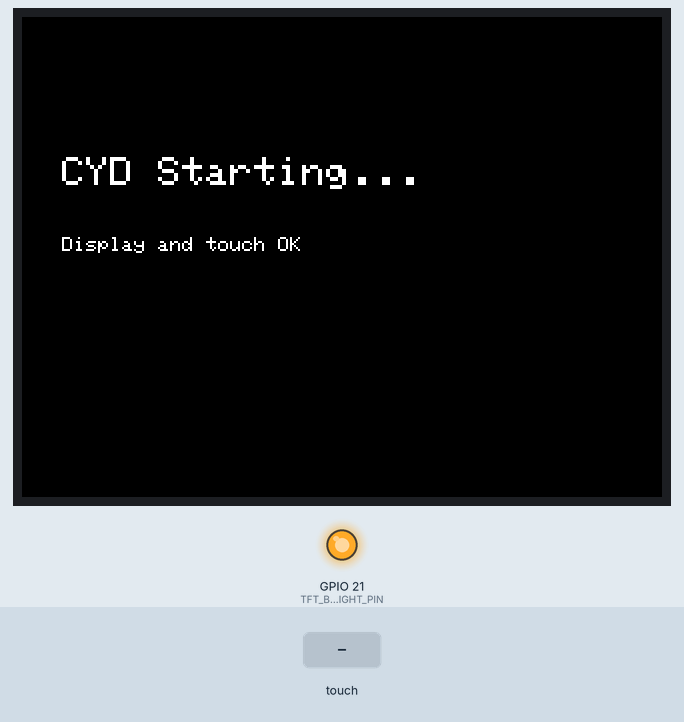
Recording of a sketch running on a simulated ESP32. Shown: 320×240 colour display, output pins drawn as LEDs (lit = HIGH). The inputs (shaded band) are chosen by the test bench. WiFi joins after 1.5 s; servers stay silent unless stated; EEPROM starts erased; what the sketch prints to the serial monitor is not drawn.

Above: at 1.3 s.
At 6.0 s:
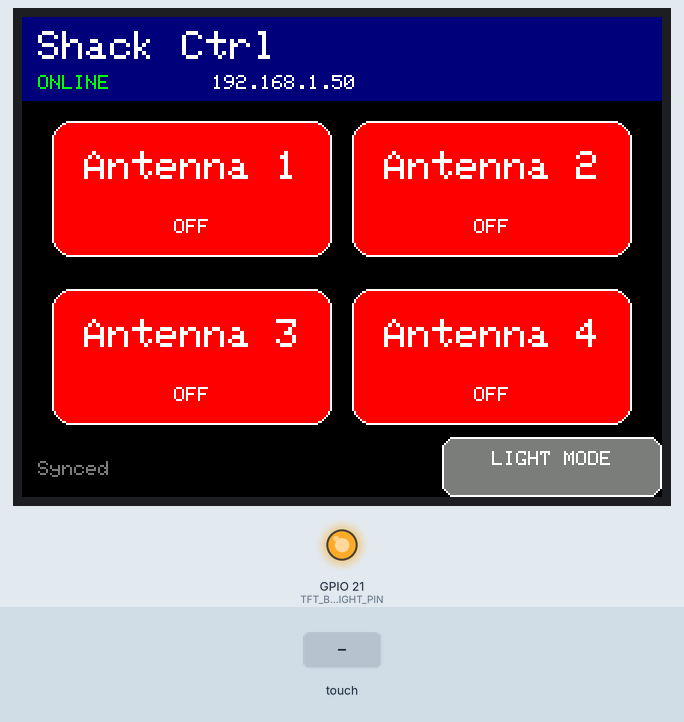
6.1 s: touch panel pressed at 38 % / 50 % of its raw x / y range
7.6 s: touch panel pressed at 87 % / 90 % of its raw x / y range
At 8.7 s:
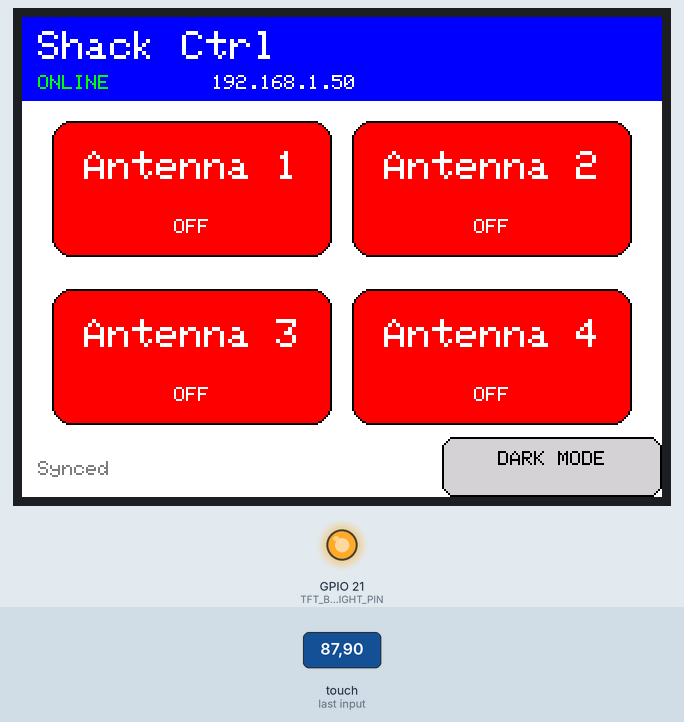
9.3 s: touch panel pressed at 62 % / 50 % of its raw x / y range
10.8 s: touch panel pressed at 87 % / 90 % of its raw x / y range
At 10.93 s:
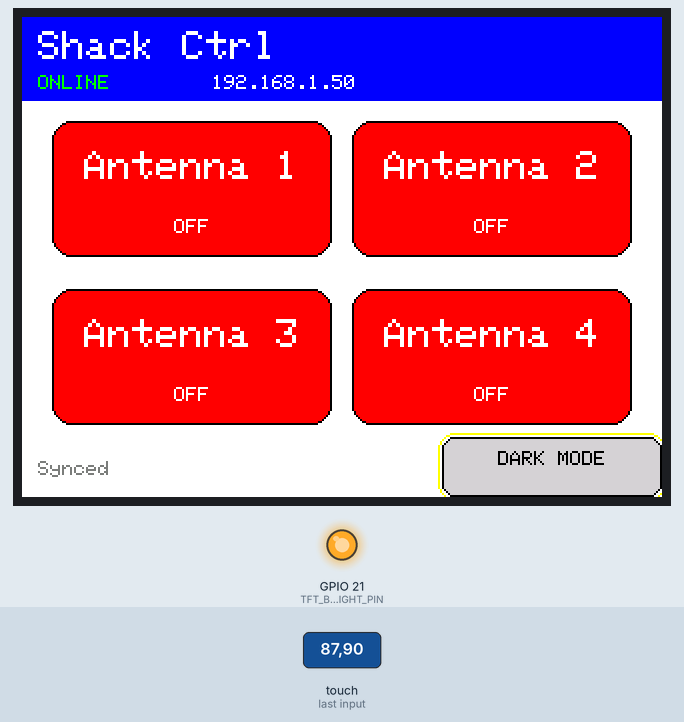
12.5 s: touch panel pressed at 87 % / 50 % of its raw x / y range
Timing chart, 0 to 15.0 s (numbered marks = the images above; inputs shaded):
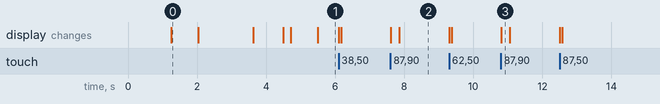

Measured:
- after the input at 7.6 s, the display: first changes at once (image 2 shows a later state)
- after the input at 10.8 s, the display: changes at once (image 3)
- what the display in image 0 shows lasts 0.8 s, from 1.2 s to 2.0 s

The sketch:

ShackController.ino
```cpp
#include <WiFi.h>
#include <ArduinoJson.h>
#include <ArduinoWebsockets.h>
#include <TFT_eSPI.h>
#include <XPT2046_Touchscreen.h>
#include <SPI.h>
#include <Preferences.h>

using namespace websockets;

// =====================================================
// Wi-Fi / Antenna Switch ESP Settings
// =====================================================

const char* WIFI_SSID = "YOUR_WIFI_NAME";
const char* WIFI_PASSWORD = "YOUR_WIFI_PASSWORD";

// IP address of the ESP running the TechMinds antenna switch code
const char* SWITCH_HOST = "192.168.1.50";
const uint16_t SWITCH_PORT = 80;

// =====================================================
// CYD Hardware Pins
// ESP32-2432S028
// Display handled by TFT_eSPI User_Setup.h
// Touch handled here
// =====================================================

#define TFT_BACKLIGHT_PIN 21

#define TOUCH_CS   33
#define TOUCH_IRQ  36
#define TOUCH_MOSI 32
#define TOUCH_MISO 39
#define TOUCH_CLK  25

// Calibrated touch values from your board
#define RAW_X_MIN 588
#define RAW_X_MAX 3512
#define RAW_Y_MIN 848
#define RAW_Y_MAX 3429

// =====================================================
// Objects
// =====================================================

TFT_eSPI tft = TFT_eSPI();

SPIClass touchSPI = SPIClass(VSPI);
XPT2046_Touchscreen touch(TOUCH_CS, TOUCH_IRQ);

WebsocketsClient wsClient;
Preferences prefs;

// =====================================================
// App State
// =====================================================

String buttonNames[4] = {
  "Antenna 1",
  "Antenna 2",
  "Antenna 3",
  "Antenna 4"
};

String lastDrawnButtonNames[4] = {
  "",
  "",
  "",
  ""
};

bool buttonStates[4] = {
  false,
  false,
  false,
  false
};

bool lastDrawnButtonStates[4] = {
  true,
  true,
  true,
  true
};

bool wifiConnected = false;
bool websocketConnected = false;

bool lastDrawnWifiConnected = false;
bool lastDrawnWebsocketConnected = false;

bool darkTheme = true;
bool lastDrawnDarkTheme = false;

unsigned long lastReconnectAttempt = 0;
unsigned long lastTouchTime = 0;
unsigned long lastFooterUpdate = 0;

// =====================================================
// Colors
// =====================================================

uint16_t colorBackground;
uint16_t colorHeader;
uint16_t colorHeaderText;
uint16_t colorText;
uint16_t colorSubText;
uint16_t colorBorder;
uint16_t colorButtonOn;
uint16_t colorButtonOff;
uint16_t colorButtonText;
uint16_t colorFooterBg;
uint16_t colorThemeButton;
uint16_t colorThemeButtonText;

// =====================================================
// Button Layout - 320x240 Landscape
// =====================================================

struct ButtonArea {
  int x;
  int y;
  int w;
  int h;
};

ButtonArea antennaButtons[4] = {
  {  15,  52, 140, 68 },
  { 165,  52, 140, 68 },
  {  15, 136, 140, 68 },
  { 165, 136, 140, 68 }
};

ButtonArea themeButton = { 210, 210, 110, 30 };
// =====================================================
// Utility
// =====================================================

String getWebSocketURL() {
  return "ws://" + String(SWITCH_HOST) + ":" + String(SWITCH_PORT) + "/ws";
}

String trimLabel(String label, int maxLen) {
  label.trim();

  if (label.length() <= maxLen) {
    return label;
  }

  return label.substring(0, maxLen);
}

void applyThemeColors() {
  if (darkTheme) {
    colorBackground = TFT_BLACK;
    colorHeader = TFT_NAVY;
    colorHeaderText = TFT_WHITE;
    colorText = TFT_WHITE;
    colorSubText = TFT_DARKGREY;
    colorBorder = TFT_WHITE;
    colorButtonOn = TFT_GREEN;
    colorButtonOff = TFT_RED;
    colorButtonText = TFT_WHITE;
    colorFooterBg = TFT_BLACK;
    colorThemeButton = TFT_DARKGREY;
    colorThemeButtonText = TFT_WHITE;
  } else {
    colorBackground = TFT_WHITE;
    colorHeader = TFT_BLUE;
    colorHeaderText = TFT_WHITE;
    colorText = TFT_BLACK;
    colorSubText = TFT_DARKGREY;
    colorBorder = TFT_BLACK;
    colorButtonOn = TFT_GREEN;
    colorButtonOff = TFT_RED;
    colorButtonText = TFT_WHITE;
    colorFooterBg = TFT_WHITE;
    colorThemeButton = TFT_LIGHTGREY;
    colorThemeButtonText = TFT_BLACK;
  }
}

void forceFullRedrawMarkers() {
  for (int i = 0; i < 4; i++) {
    lastDrawnButtonNames[i] = "";
    lastDrawnButtonStates[i] = !buttonStates[i];
  }

  lastDrawnWifiConnected = !wifiConnected;
  lastDrawnWebsocketConnected = !websocketConnected;
  lastDrawnDarkTheme = !darkTheme;
}

// =====================================================
// Display Functions
// =====================================================

void drawBootScreen(const char* message1, const char* message2 = "") {
  applyThemeColors();

  tft.fillScreen(colorBackground);

  tft.setTextColor(colorText, colorBackground);
  tft.setTextSize(2);

  tft.setCursor(20, 70);
  tft.print(message1);

  if (strlen(message2) > 0) {
    tft.setTextSize(1);
    tft.setCursor(20, 110);
    tft.print(message2);
  }
}

void drawThemeButton() {
  tft.fillRoundRect(
    themeButton.x,
    themeButton.y,
    themeButton.w,
    themeButton.h,
    6,
    colorThemeButton
  );

  tft.drawRoundRect(
    themeButton.x,
    themeButton.y,
    themeButton.w,
    themeButton.h,
    6,
    colorBorder
  );

  tft.setTextColor(colorThemeButtonText, colorThemeButton);
  tft.setTextSize(1);

  String label = darkTheme ? "LIGHT MODE" : "DARK MODE";
  int textWidth = label.length() * 6;
  int textX = themeButton.x + ((themeButton.w - textWidth) / 2);
  int textY = themeButton.y + 7;

  tft.setCursor(textX, textY);
  tft.print(label);
}

void drawHeader(bool force = false) {
  if (!force &&
      lastDrawnWifiConnected == wifiConnected &&
      lastDrawnWebsocketConnected == websocketConnected &&
      lastDrawnDarkTheme == darkTheme) {
    return;
  }

  tft.fillRect(0, 0, 320, 42, colorHeader);

  tft.setTextColor(colorHeaderText, colorHeader);
  tft.setTextSize(2);
  tft.setCursor(8, 7);
  tft.print("Shack Ctrl");

  tft.setTextSize(1);
  tft.setCursor(8, 29);

  if (wifiConnected && websocketConnected) {
    tft.setTextColor(TFT_GREEN, colorHeader);
    tft.print("ONLINE");
  } else if (wifiConnected && !websocketConnected) {
    tft.setTextColor(TFT_YELLOW, colorHeader);
    tft.print("NO WEBSOCKET");
  } else {
    tft.setTextColor(TFT_RED, colorHeader);
    tft.print("NO WIFI");
  }

  tft.setTextColor(colorHeaderText, colorHeader);
  tft.setCursor(95, 29);

  if (wifiConnected) {
    tft.print(WiFi.localIP());
  } else {
    tft.print("Disconnected");
  }

  lastDrawnWifiConnected = wifiConnected;
  lastDrawnWebsocketConnected = websocketConnected;
  lastDrawnDarkTheme = darkTheme;
}

void drawFooter(bool force = false) {
  if (!force && millis() - lastFooterUpdate < 1000) {
    return;
  }

  lastFooterUpdate = millis();

  tft.fillRect(0, 210, 320, 30, colorFooterBg);

  tft.setTextSize(1);

  if (wifiConnected && websocketConnected) {
    tft.setTextColor(colorSubText, colorFooterBg);
    tft.setCursor(8, 222);
    tft.print("Synced");
  } else if (wifiConnected) {
    tft.setTextColor(TFT_YELLOW, colorFooterBg);
    tft.setCursor(8, 222);
    tft.print("WS reconnect...");
  } else {
    tft.setTextColor(TFT_RED, colorFooterBg);
    tft.setCursor(8, 222);
    tft.print("WiFi reconnect...");
  }

  drawThemeButton();
}

void drawButton(int index, bool force = false) {
  if (index < 0 || index > 3) {
    return;
  }

  if (!force &&
      lastDrawnButtonNames[index] == buttonNames[index] &&
      lastDrawnButtonStates[index] == buttonStates[index]) {
    return;
  }

  ButtonArea b = antennaButtons[index];

  uint16_t fillColor = buttonStates[index] ? colorButtonOn : colorButtonOff;

  tft.fillRoundRect(b.x, b.y, b.w, b.h, 10, fillColor);
  tft.drawRoundRect(b.x, b.y, b.w, b.h, 10, colorBorder);

  String label = trimLabel(buttonNames[index], 12);

  tft.setTextColor(colorButtonText, fillColor);
  tft.setTextSize(2);

  int textWidth = label.length() * 12;
  int textX = b.x + ((b.w - textWidth) / 2);
  int textY = b.y + 15;

  if (textX < b.x + 5) {
    textX = b.x + 5;
  }

  tft.setCursor(textX, textY);
  tft.print(label);

  tft.setTextSize(1);

  String statusText = buttonStates[index] ? "SELECTED" : "OFF";
  int statusWidth = statusText.length() * 6;
  int statusX = b.x + ((b.w - statusWidth) / 2);

  tft.setCursor(statusX, b.y + 49);
  tft.print(statusText);

  lastDrawnButtonNames[index] = buttonNames[index];
  lastDrawnButtonStates[index] = buttonStates[index];
}

void drawStaticBackground() {
  applyThemeColors();

  tft.fillScreen(colorBackground);

  drawHeader(true);

  for (int i = 0; i < 4; i++) {
    drawButton(i, true);
  }

  drawFooter(true);
}

void updateChangedUI() {
  drawHeader(false);

  for (int i = 0; i < 4; i++) {
    drawButton(i, false);
  }

  drawFooter(false);
}

void flashButtonBorder(int index) {
  if (index < 0 || index > 3) {
    return;
  }

  ButtonArea b = antennaButtons[index];

  tft.drawRoundRect(b.x - 2, b.y - 2, b.w + 4, b.h + 4, 12, TFT_YELLOW);
  delay(60);
  tft.drawRoundRect(b.x - 2, b.y - 2, b.w + 4, b.h + 4, 12, colorBackground);
  drawButton(index, true);
}

void flashThemeButton() {
  tft.drawRoundRect(
    themeButton.x - 2,
    themeButton.y - 2,
    themeButton.w + 4,
    themeButton.h + 4,
    8,
    TFT_YELLOW
  );
  delay(80);
}

void toggleTheme() {
  Serial.println("Theme button detected");
  Serial.println("Toggling theme...");

  flashThemeButton();

  darkTheme = !darkTheme;
  prefs.putBool("darkTheme", darkTheme);

  Serial.print("New theme: ");
  Serial.println(darkTheme ? "DARK" : "LIGHT");

  applyThemeColors();
  forceFullRedrawMarkers();
  drawStaticBackground();
}

// =====================================================
// Touch Functions
// =====================================================

bool getTouchXY(int &screenX, int &screenY) {
  if (!touch.touched()) {
    return false;
  }

  TS_Point p = touch.getPoint();

  screenX = map(p.x, RAW_X_MIN, RAW_X_MAX, 0, 320);
  screenY = map(p.y, RAW_Y_MIN, RAW_Y_MAX, 0, 240);

  screenX = constrain(screenX, 0, 319);
  screenY = constrain(screenY, 0, 239);

  return true;
}

bool pointInArea(int x, int y, ButtonArea area) {
  return x >= area.x &&
         x <= area.x + area.w &&
         y >= area.y &&
         y <= area.y + area.h;
}

int getTouchedAntennaButton(int x, int y) {
  for (int i = 0; i < 4; i++) {
    if (pointInArea(x, y, antennaButtons[i])) {
      return i;
    }
  }

  return -1;
}

// =====================================================
// WebSocket / JSON Functions
// =====================================================

void parseSwitchUpdate(String payload) {
  Serial.print("WebSocket RX: ");
  Serial.println(payload);

  StaticJsonDocument<1024> doc;
  DeserializationError error = deserializeJson(doc, payload);

  if (error) {
    Serial.print("JSON parse error: ");
    Serial.println(error.c_str());
    return;
  }

  bool changed = false;

  if (doc.containsKey("states")) {
    JsonArray states = doc["states"].as<JsonArray>();

    for (int i = 0; i < 4; i++) {
      if (!states[i].isNull()) {
        bool newState = states[i].as<bool>();

        if (buttonStates[i] != newState) {
          buttonStates[i] = newState;
          changed = true;
        }
      }
    }
  }

  if (doc.containsKey("names")) {
    JsonArray names = doc["names"].as<JsonArray>();

    for (int i = 0; i < 4; i++) {
      if (!names[i].isNull()) {
        String newName = names[i].as<String>();

        if (buttonNames[i] != newName) {
          buttonNames[i] = newName;
          changed = true;
        }
      }
    }
  }

  if (changed) {
    updateChangedUI();
  }
}

void sendToggleCommand(int id) {
  if (!websocketConnected) {
    Serial.println("Cannot toggle: WebSocket not connected");
    drawFooter(true);
    return;
  }

  if (id < 0 || id > 3) {
    return;
  }

  StaticJsonDocument<128> doc;
  doc["action"] = "toggle";
  doc["id"] = id;

  String message;
  serializeJson(doc, message);

  Serial.print("WebSocket TX: ");
  Serial.println(message);

  wsClient.send(message);
}

void connectWebSocket() {
  if (WiFi.status() != WL_CONNECTED) {
    websocketConnected = false;
    updateChangedUI();
    return;
  }

  String url = "ws://" + String(SWITCH_HOST) + ":" + String(SWITCH_PORT) + "/ws";

  Serial.print("Connecting WebSocket: ");
  Serial.println(url);

  bool result = wsClient.connect(url);

  if (result) {
    websocketConnected = true;
    Serial.println("WebSocket connected");
  } else {
    websocketConnected = false;
    Serial.println("WebSocket connection failed");
  }

  updateChangedUI();
}

// =====================================================
// Wi-Fi Functions
// =====================================================

void connectWiFi() {
  drawBootScreen("Connecting WiFi...", WIFI_SSID);

  Serial.print("Connecting WiFi to ");
  Serial.println(WIFI_SSID);

  WiFi.mode(WIFI_STA);
  WiFi.begin(WIFI_SSID, WIFI_PASSWORD);

  unsigned long startAttempt = millis();

  while (WiFi.status() != WL_CONNECTED && millis() - startAttempt < 15000) {
    delay(250);
    Serial.print(".");
  }

  Serial.println();

  if (WiFi.status() == WL_CONNECTED) {
    wifiConnected = true;

    Serial.println("WiFi connected");
    Serial.print("CYD IP: ");
    Serial.println(WiFi.localIP());

    drawBootScreen("WiFi Connected", WiFi.localIP().toString().c_str());
    delay(700);
  } else {
    wifiConnected = false;

    Serial.println("WiFi connection failed");
    drawBootScreen("WiFi Failed", "Will retry automatically");
    delay(900);
  }
}

// =====================================================
// Setup
// =====================================================

void setup() {
  Serial.begin(115200);
  delay(1000);

  Serial.println();
  Serial.println("========================================");
  Serial.println("CYD SHACK CONTROLLER");
  Serial.println("ESP32-2432S028");
  Serial.println("Display: ST7789 via TFT_eSPI");
  Serial.println("Touch: XPT2046 calibrated");
  Serial.println("Theme: saved in Preferences");
  Serial.println("========================================");

  prefs.begin("shackctrl", false);
  darkTheme = prefs.getBool("darkTheme", true);
  applyThemeColors();

  pinMode(TFT_BACKLIGHT_PIN, OUTPUT);
  digitalWrite(TFT_BACKLIGHT_PIN, HIGH);

  tft.init();
  tft.setRotation(1);

  touchSPI.begin(TOUCH_CLK, TOUCH_MISO, TOUCH_MOSI, TOUCH_CS);
  touch.begin(touchSPI);
  touch.setRotation(1);

  drawBootScreen("CYD Starting...", "Display and touch OK");
  delay(700);

  wsClient.onMessage([](WebsocketsMessage message) {
    parseSwitchUpdate(message.data());
  });

  wsClient.onEvent([](WebsocketsEvent event, String data) {
    if (event == WebsocketsEvent::ConnectionOpened) {
      Serial.println("WebSocket event: opened");
      websocketConnected = true;
      updateChangedUI();
    }

    if (event == WebsocketsEvent::ConnectionClosed) {
      Serial.println("WebSocket event: closed");
      websocketConnected = false;
      updateChangedUI();
    }

    if (event == WebsocketsEvent::GotPing) {
      Serial.println("WebSocket event: ping");
    }

    if (event == WebsocketsEvent::GotPong) {
      Serial.println("WebSocket event: pong");
    }
  });

  connectWiFi();

  forceFullRedrawMarkers();
  drawStaticBackground();

  if (wifiConnected) {
    connectWebSocket();
  }
}

// =====================================================
// Main Loop
// =====================================================

void loop() {
  if (WiFi.status() == WL_CONNECTED) {
    if (!wifiConnected) {
      wifiConnected = true;
      updateChangedUI();
    }
  } else {
    if (wifiConnected) {
      wifiConnected = false;
      websocketConnected = false;
      updateChangedUI();
    }

    if (millis() - lastReconnectAttempt > 5000) {
      lastReconnectAttempt = millis();
      connectWiFi();
      forceFullRedrawMarkers();
      drawStaticBackground();
    }

    delay(50);
    return;
  }

  if (websocketConnected) {
    wsClient.poll();
  } else {
    if (millis() - lastReconnectAttempt > 5000) {
      lastReconnectAttempt = millis();
      connectWebSocket();
    }
  }

  int x;
  int y;

  if (getTouchXY(x, y)) {
    if (millis() - lastTouchTime > 450) {
      lastTouchTime = millis();

      Serial.print("Touch detected at X=");
      Serial.print(x);
      Serial.print(" Y=");
      Serial.println(y);

      if (pointInArea(x, y, themeButton)) {
        toggleTheme();
        return;
      }

      int buttonIndex = getTouchedAntennaButton(x, y);

      if (buttonIndex >= 0) {
        Serial.print("Touched antenna button ");
        Serial.println(buttonIndex);

        flashButtonBorder(buttonIndex);
        sendToggleCommand(buttonIndex);
      } else {
        Serial.println("Touch did not hit any button");
      }
    }
  }

  updateChangedUI();

  delay(10);
}
```
